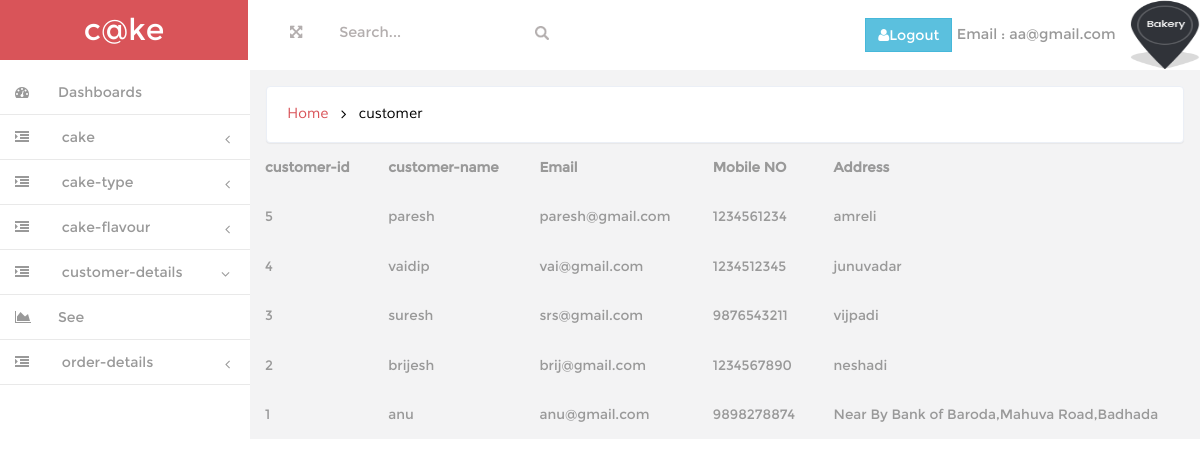
Screenshot of /admin/customer-details.php (signed in) with the database file from the repository.
### tables this page shows
CREATE TABLE IF NOT EXISTS `customer` (
  `c_id` int(10) NOT NULL AUTO_INCREMENT,
  `c_name` varchar(30) NOT NULL,
  `pswd` varchar(255) NOT NULL,
  `email` varchar(255) NOT NULL,
  `mob` varchar(13) NOT NULL,
  `address` varchar(255) NOT NULL,
  PRIMARY KEY (`c_id`)
);

### admin/customer-details.php (the view, shortened to what this page needs)
<?php
include("same.php");
if(isset($_SESSION["admin_email"]))
{
include("header.php");
include("side-bar.php");
?>
        <div id="page-wrapper" class="gray-bg dashbard-1">
       <div class="content-main">
		    <div class="banner">
				<h2>
				<a href="index.php">Home</a>
				<i class="fa fa-angle-right"></i>
				<span>customer</span>
				</h2>
		    </div>
		<table class="table table-responsive">
            <tr>
                <th>customer-id</th>
                <th>customer-name</th>
                <th>Email</th>
                <th>Mobile NO</th>
                <th>Address</th>
            </tr>
            <tr>
                <?php
                $sel_qry="SELECT `c_id`, `c_name`, `email`, `mob`, `address` FROM `customer` ORDER BY c_id DESC;";
                $qry=mysqli_query($con,$sel_qry);
                while($fetch_record=mysqli_fetch_array($qry))
                {
                ?>
                <td><?php echo $fetch_record[0]; ?></td>
                <td><?php echo $fetch_record[1]; ?></td>
                <td><?php echo $fetch_record[2]; ?></td>
                <td><?php echo $fetch_record[3]; ?></td>
                <td><?php echo $fetch_record[4]; ?></td>
            </tr>
            <?php } ?>
           </table>
		</div>
       </div>
</body>
</html>
<?php
   }
   else
   {
       echo "<script>
             window.location='index.php'</script>";
   }
       ?>

### admin/css/style.css (style rules this page uses)
h4, h5, h6, h1, h2, h3 { margin: 0; }
html, body { font-family:'Montserrat-Regular'; font-size: 100%; background:#F3F3F4; overflow-x: hidden; }
body a { transition:0.5s all; -webkit-transition:0.5s all; -moz-transition:0.5s all; -o-transition:0.5s all; -ms-transition:0.5s all; }
@media (min-width: 768px) { #page-wrapper { position: inherit; margin: 0 0 0 240px; min-height: 1000px; } }
.content-main { background-color: #F3F3F4; padding-top: 1em; }
.banner { background: #fff; display: block; margin: 0em 1em ; padding:1em; border: 1px solid #ebeff6; border-color: #ebeff6; border-radius: 4px; -webkit-border-radius: 4px; -o-border-radius: 4px; -moz-border-radius: 4px; -ms-border-radius: 4px; -webkit-box-shadow: 0 1px 1px rgba(0,0,0,.05); box-shadow: 0 1px 1px rgba(0,0,0,.05); }
.banner h2 { font-size:0.9em; }
.banner h2 a { color:#D95459; text-decoration:none; font-family: 'Muli-Regular'; padding:0.3em ; }
.banner h2 span { color:#000; font-family: 'Muli-Regular'; padding:0.3em ; }
.banner h2 i { color:#000; vertical-align:middle; padding:0.3em ; }
.table td, .table>tbody>tr>td, .table>tbody>tr>th, .table>tfoot>tr>td, .table>tfoot>tr>th, .table>thead>tr>td, .table>thead>tr>th { padding: 15px !important; font-size: 0.85em; color: #999; border-top: none !important; }
.table { margin-bottom: 0; }

### admin/css/custom.css (style rules this page uses)
#page-wrapper { min-height: 568px; }
@media (min-width:768px) { #page-wrapper { position: inherit; margin: 0 0 0 250px; } }

### rows the page displays
customer: c_id "5", c_name "paresh", email "paresh@gmail.com", mob "1234561234", address "amreli"
customer: c_id "4", c_name "vaidip", email "vai@gmail.com", mob "1234512345", address "junuvadar"
customer: c_id "3", c_name "suresh", email "srs@gmail.com", mob "9876543211", address "vijpadi"
customer: c_id "2", c_name "brijesh", email "brij@gmail.com", mob "1234567890", address "neshadi"
customer: c_id "1", c_name "anu", email "anu@gmail.com", mob "9898278874", address "Near By Bank of Baroda,Mahuva Road,Badhada"

### other values shown
$_SESSION["admin_email"] "aa@gmail.com"
